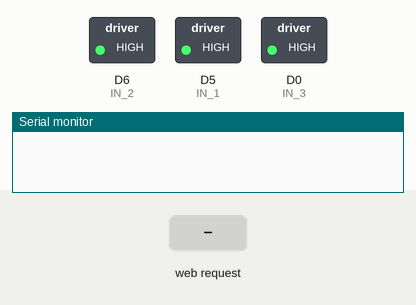
Recording of a sketch running on a simulated ESP8266 (NodeMCU). Shown: switched loads named in the sketch (green lamp = pin HIGH), the last lines printed to the serial monitor. The test bench sets the inputs (shaded band). EEPROM starts erased; pins used as bus, display or sensor lines are not drawn.

Above: at 1.2 s.
1.3 s: HTTP request GET /?State=F received
At 2.5 s:
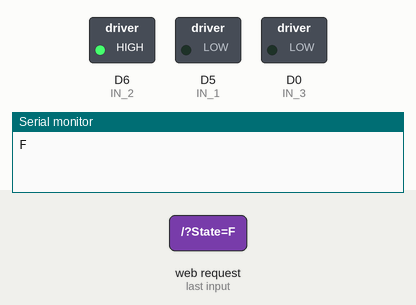
2.8 s: HTTP request GET /?State=B received
At 3.8 s:
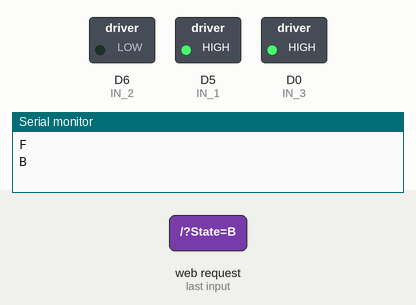
4.3 s: HTTP request GET /?State=L received
At 4.9 s:
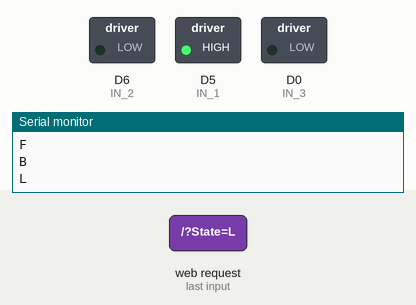
5.8 s: HTTP request GET /?State=R received
At 6.1 s:
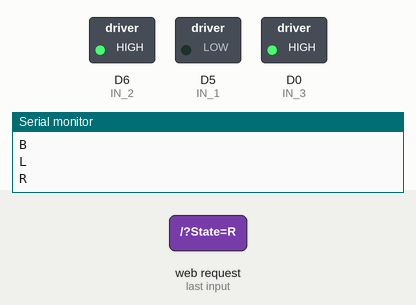
Timing chart, 0 to 8.3 s (numbered marks = the images above; inputs shaded):
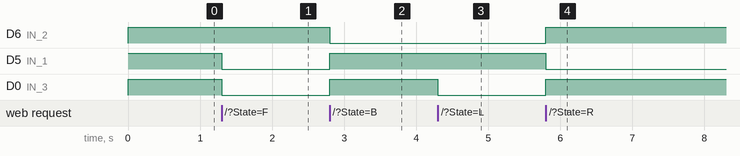

Measured:
- after the input at 1.3 s, D5 (IN_1), D0 (IN_3): HIGH → LOW at once
- after the input at 2.8 s, D6 (IN_2): HIGH → LOW at once; D5 (IN_1), D0 (IN_3): LOW → HIGH at once
- after the input at 4.3 s, D0 (IN_3): HIGH → LOW at once
- after the input at 5.8 s, D6 (IN_2), D0 (IN_3): LOW → HIGH at once; D5 (IN_1): HIGH → LOW at once

The sketch:

wifi_bot_4.ino
```cpp
#include <ESP8266WiFi.h>
#include <WiFiClient.h>
#include <ESP8266WebServer.h>
#include <EEPROM.h>

const int wifiResetBtn = D1;
const int IN_1 = D5;
const int IN_2 = D6;
const int IN_3 = D0;
const int IN_4 = D1;

ESP8266WebServer server(80);
String command;
String lastCommand;

void setup() {
  Serial.begin(115200);
  EEPROM.begin(512);
  pinMode(wifiResetBtn, INPUT);

  pinMode(IN_1, OUTPUT);
  pinMode(IN_2, OUTPUT);
  pinMode(IN_3, OUTPUT);
  pinMode(IN_4, OUTPUT);

  digitalWrite(IN_1, HIGH);
  digitalWrite(IN_2, HIGH);
  digitalWrite(IN_3, HIGH);
  digitalWrite(IN_4, HIGH);

  /* Step 1: Configuring ssid and password */
  String esid = "robo_rob1";
  String epass = "123456789";

  /* Step 2: Creating soft access point */
  boolean ssidPresent = setupWifiAP(esid, epass);

  /* Step 3: Starting WEB-server  */
   server.on ( "/", HTTP_handleRoot );
   server.onNotFound ( HTTP_handleRoot );
   server.begin();
}

void loop() {

  server.handleClient();
  command = server.arg("State");

  if (command == "F") goAhead();
  else if (command == "B") goBack();
  else if (command == "L") goLeft();
  else if (command == "R") goRight();
  else if (command == "S") stopRobot();

}

void goAhead(){
    digitalWrite(IN_1, LOW);
    digitalWrite(IN_2, HIGH);
    digitalWrite(IN_3, LOW);
    digitalWrite(IN_4, HIGH);
}

void goBack(){
    digitalWrite(IN_1, HIGH);
    digitalWrite(IN_2, LOW);
    digitalWrite(IN_3, HIGH);
    digitalWrite(IN_4, LOW);
}

void goRight(){
    digitalWrite(IN_1, LOW);
    digitalWrite(IN_2, HIGH);
    digitalWrite(IN_3, HIGH);
    digitalWrite(IN_4, LOW);
}

void goLeft(){
    digitalWrite(IN_1, HIGH);
    digitalWrite(IN_2, LOW);
    digitalWrite(IN_3, LOW);
    digitalWrite(IN_4, HIGH);
}

void stopRobot(){
    digitalWrite(IN_1, HIGH);
    digitalWrite(IN_2, HIGH);
    digitalWrite(IN_3, HIGH);
    digitalWrite(IN_4, HIGH);
}

void HTTP_handleRoot(void) {

  if( server.hasArg("State") ){
         Serial.println(server.arg("State"));
    }
    server.send ( 200, "text/html", "" );
    delay(1);
}

void clearEPROM(){
  if (digitalRead(wifiResetBtn) == HIGH) {
     Serial.println("Clearing EPROM data....");
     for (int i = 0 ; i < EEPROM.length() ; i++) {
        EEPROM.write(i, 0);
     }
     EEPROM.commit();
     Serial.println("EPROM Cleared successfully.");
  }
}


/* WiFi connection realted functions
==============START============= */

boolean setupWifiAP(String sid, String pass){

  IPAddress apIP(192, 168, 0, 1);
  WiFi.mode(WIFI_AP_STA);
  WiFi.softAPConfig(apIP, apIP, IPAddress(255, 255, 255, 0));
  WiFi.softAP(sid, pass);
  IPAddress myIP = WiFi.softAPIP();
}
/* WiFi connection realted functions
===============END============== */
```
